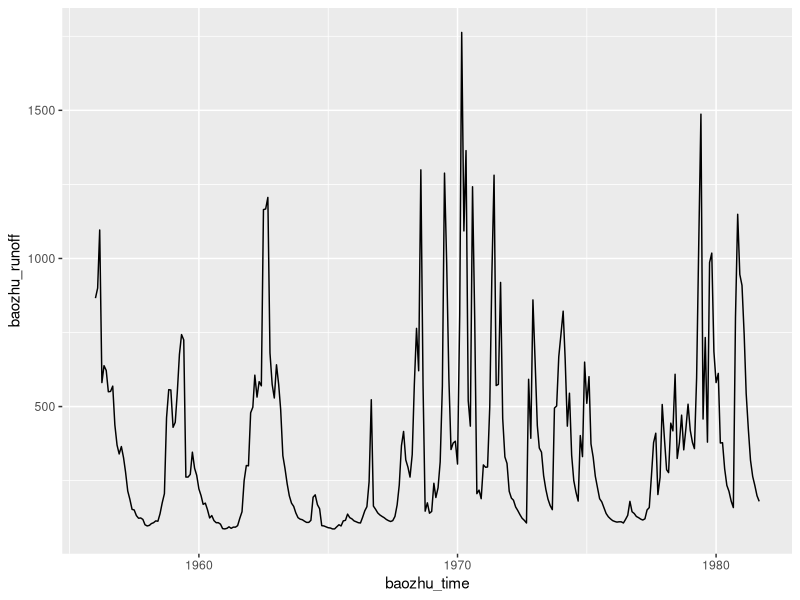

Recreate this plot in R.
library(tidyr)
library(dplyr)
library(ggplot2)
runoff_data <- read.csv(file = "baozhusi.csv", header = T)
runoff_data_tbl<-as_tibble(runoff_data)
runoff_data_tbl %>% 
  select(DATA,RUNOFF) %>% 
  filter(RUNOFF!=0) %>% 
  mutate(baozhu_time=as.Date(DATA),baozhu_runoff=as.numeric(RUNOFF)) %>% 
  ggplot(aes(x=baozhu_time,y=baozhu_runoff))+
  geom_line()

